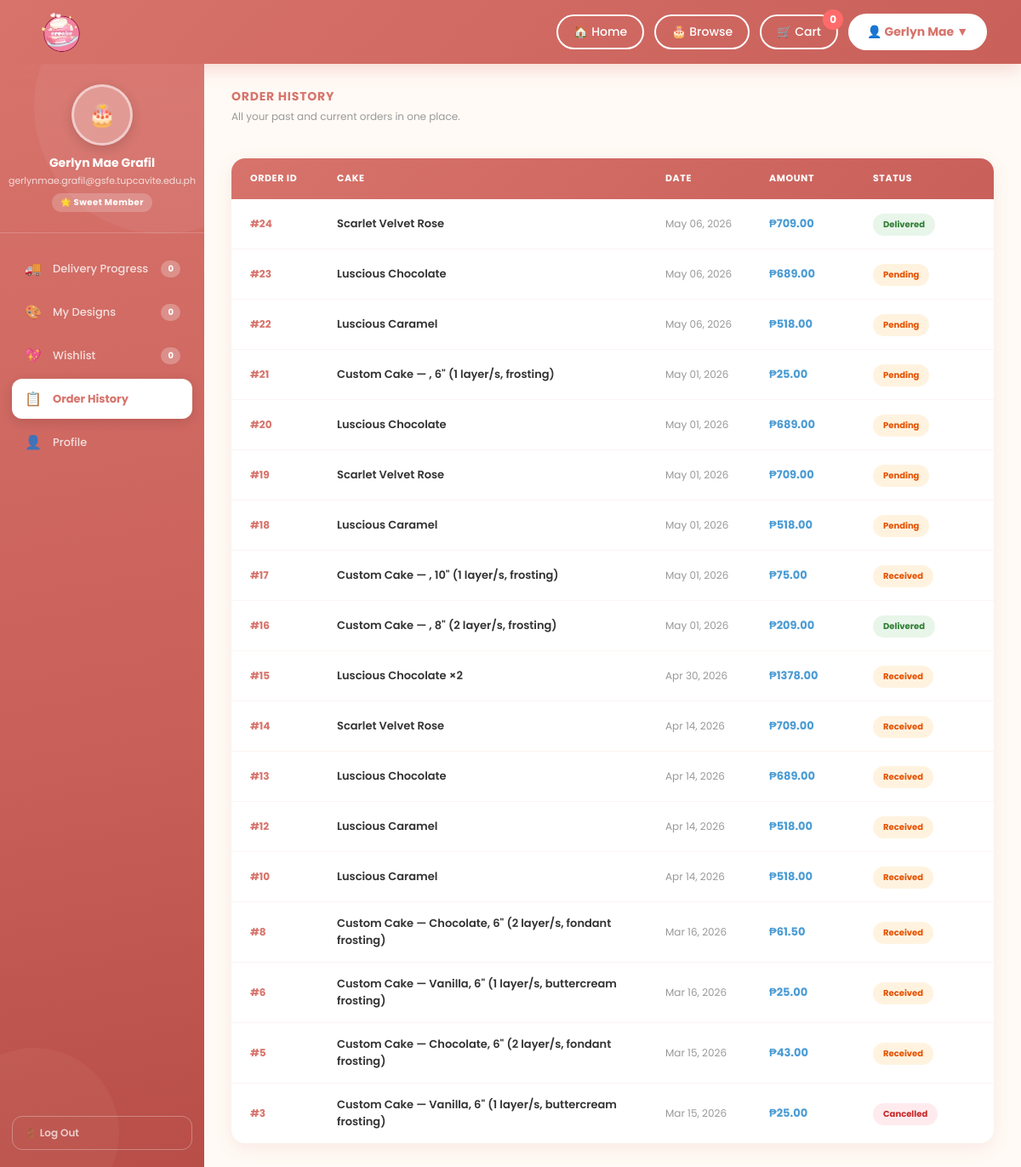
The page /order-history/ (signed in) on the database its author committed.
### creake/models.py (models this page shows, shortened)
class Order(models.Model):
    STATUS_CHOICES = [
        ('pending', 'Pending'),
        ('paid', 'Paid'),
        ('baking', 'Baking'),
        ('out_for_delivery', 'Out for Delivery'),
        ('delivered', 'Delivered'),
        ('received', 'Received'),
        ('cancelled', 'Cancelled'),
    ]
    CUSTOM_STATUS_CHOICES = [
        ('none', 'Not a Custom Cake'),
        ('pending', 'Pending Approval'),
        ('approved', 'Approved'),
        ('rejected', 'Rejected'),
    ]
    user       = models.ForeignKey(User, on_delete=models.CASCADE, null=True, blank=True)
    cake_name  = models.CharField(max_length=100, default='')
    quantity   = models.IntegerField(default=1)
    total      = models.DecimalField(max_digits=8, decimal_places=2, default=0)
    address    = models.TextField(default='')
    city       = models.CharField(max_length=100, default='')
    zip_code   = models.CharField(max_length=20, default='')
    status     = models.CharField(max_length=50, default='pending', choices=STATUS_CHOICES)
    phone = models.CharField(max_length=20, blank=True, default='')
    is_custom_cake  = models.BooleanField(default=False)
    custom_status   = models.CharField(max_length=20, choices=CUSTOM_STATUS_CHOICES, default='none')
    created_at        = models.DateTimeField(auto_now_add=True)
    paid_at           = models.DateTimeField(null=True, blank=True)
    baking_at         = models.DateTimeField(null=True, blank=True)
    delivered_at      = models.DateTimeField(null=True, blank=True)
    received_at       = models.DateTimeField(null=True, blank=True)
    rider_name        = models.CharField(max_length=100, blank=True, null=True)
    estimated_arrival = models.CharField(max_length=100, blank=True, null=True)
    step              = models.IntegerField(default=0)
    special_instructions = models.TextField(blank=True, null=True)
    class Meta:
        ordering = ['-created_at']
    def get_status_display(self):
        return dict(self.STATUS_CHOICES).get(self.status, 'Unknown')

### creake/views.py (the view)
# urls.py: path('order-history/', views.order_history, name='order_history'),
@login_required
def order_history(request):
    if request.user.is_staff:
        return redirect('creake:admin_dashboard')
    orders = Order.objects.filter(user=request.user).order_by('-created_at')
    return render(request, 'creake/order_history.html', {'orders': orders, 'total_orders': orders.count()})

### creake/templates/creake/order_history.html (shortened to what this page needs)
{% extends 'creake/base_dashboard.html' %}
{% block nav_history %}active{% endblock %}
{% block content %}
<div>
  <div class="section-title">Order History</div>
  <div class="section-sub">All your past and current orders in one place.</div>
</div>
{% if orders %}
<div class="history-table">
  <div class="ht-row ht-head">
    <div>Order ID</div>
    <div>Cake</div>
    <div>Date</div>
    <div>Amount</div>
    <div>Status</div>
  </div>
  {% for order in orders %}
  <div class="ht-row">
    <div class="ht-id">#{{ order.id }}</div>
    <div class="ht-name">{{ order.cake_name }}{% if order.quantity > 1 %} &times;{{ order.quantity }}{% endif %}</div>
    <div class="ht-date">{{ order.created_at|date:"M d, Y" }}</div>
    <div class="ht-amount">&#8369;{{ order.total }}</div>
    <div>
      <span class="status-pill
        {% if order.status == 'delivered' %}sp-delivered
        {% elif order.status == 'out_for_delivery' or order.status == 'transit' %}sp-transit
        {% elif order.status == 'baking' or order.status == 'preparing' %}sp-prep
        {% elif order.status == 'cancelled' %}sp-cancelled
        {% else %}sp-prep{% endif %}">
        {{ order.get_status_display }}
      </span>
    </div>
  </div>
  {% endfor %}
</div>
{% endif %}
{% endblock %}

### creake/templates/creake/base_dashboard.html (shortened to what this page needs)
{% load static %}
<!DOCTYPE html>
<html lang="en">
<head>
<link rel="stylesheet" href="{% static 'creake/css/dashboard.css' %}">
</head>
<body>
<header class="site-header">
  <div class="header-logo">
    <a href="{% url 'creake:index' %}">
      <img src="{% static 'creake/images/creaked.png' %}" alt="CREAKE">
    </a>
  </div>
  <nav class="header-nav">
    <a href="{% url 'creake:index' %}">&#127968; Home</a>
    <a href="{% url 'creake:index' %}#main-content">&#127874; Browse</a>
    <a class="cart-icon-btn" href="{% url 'creake:index' %}">&#128722; Cart<span class="cart-count">0</span></a>
    <div class="user-dropdown-wrap">
      <button class="user-nav-btn" onclick="toggleDropdown()">
        &#128100; {{ request.user.first_name|default:request.user.username }} &#9660;
      </button>
    </div>
  </nav>
</header>
<div class="db-page">
  <aside class="db-side">
    <div class="side-avatar">
      <div class="avatar-ring">&#127874;</div>
      <h3>{{ request.user.get_full_name|default:request.user.username }}</h3>
      <span>{{ request.user.email }}</span>
      <div class="side-badge">&#127775; Sweet Member</div>
    </div>
    <nav class="side-nav">
      <a class="nav-item {% block nav_delivery %}{% endblock %}" href="{% url 'creake:delivery' %}">
        <span class="nav-icon">&#128666;</span> Delivery Progress
        <span class="nav-badge">{{ active_orders_count|default:"0" }}</span>
      </a>
      <a class="nav-item {% block nav_designs %}{% endblock %}" href="{% url 'creake:my_designs' %}">
        <span class="nav-icon">&#127912;</span> My Designs
        <span class="nav-badge">{{ designs_count|default:"0" }}</span>
      </a>
      <a class="nav-item {% block nav_wishlist %}{% endblock %}" href="{% url 'creake:wishlist' %}">
        <span class="nav-icon">&#128150;</span> Wishlist
        <span class="nav-badge" id="wishlist-side-count">{{ wishlist_count|default:"0" }}</span>
      </a>
      <a class="nav-item {% block nav_history %}{% endblock %}" href="{% url 'creake:order_history' %}">
        <span class="nav-icon">&#128203;</span> Order History
      </a>
      <a class="nav-item {% block nav_profile %}{% endblock %}" href="{% url 'creake:profile' %}">
        <span class="nav-icon">&#128100;</span> Profile
      </a>
    </nav>
    <div class="side-bottom">
      <form method="post" action="{% url 'creake:logout' %}" style="margin:0;">
        <button type="submit" class="side-logout">&#128682; Log Out</button>
      </form>
    </div>
  </aside>
  <main class="db-main">
    <div class="db-body">
      {% block content %}{% endblock %}
    </div>
  </main>
</div>
</body>
</html>

### rows shown on the page
Order: id "24", cake_name "Scarlet Velvet Rose", created_at "May 06, 2026", total "709.00", status "Delivered"
Order: id "23", cake_name "Luscious Chocolate", created_at "May 06, 2026", total "689.00", status "Pending"
Order: id "22", cake_name "Luscious Caramel", created_at "May 06, 2026", total "518.00", status "Pending"
Order: id "21", cake_name "Custom Cake — , 6\" (1 layer/s, frosting)", created_at "May 01, 2026", total "25.00", status "Pending"
Order: id "20", cake_name "Luscious Chocolate", created_at "May 01, 2026", total "689.00", status "Pending"
Order: id "19", cake_name "Scarlet Velvet Rose", created_at "May 01, 2026", total "709.00", status "Pending"
Order: id "18", cake_name "Luscious Caramel", created_at "May 01, 2026", total "518.00", status "Pending"
Order: id "17", cake_name "Custom Cake — , 10\" (1 layer/s, frosting)", created_at "May 01, 2026", total "75.00", status "Received"
Order: id "16", cake_name "Custom Cake — , 8\" (2 layer/s, frosting)", created_at "May 01, 2026", total "209.00", status "Delivered"
Order: id "15", cake_name "Luscious Chocolate", quantity "2", created_at "Apr 30, 2026", total "1378.00", status "Received"
Order: id "14", cake_name "Scarlet Velvet Rose", created_at "Apr 14, 2026", total "709.00", status "Received"
Order: id "13", cake_name "Luscious Chocolate", created_at "Apr 14, 2026", total "689.00", status "Received"
Order: id "12", cake_name "Luscious Caramel", created_at "Apr 14, 2026", total "518.00", status "Received"
Order: id "10", cake_name "Luscious Caramel", created_at "Apr 14, 2026", total "518.00", status "Received"
Order: id "8", cake_name "Custom Cake — Chocolate, 6\" (2 layer/s, fondant frosting)", created_at "Mar 16, 2026", total "61.50", status "Received"
Order: id "6", cake_name "Custom Cake — Vanilla, 6\" (1 layer/s, buttercream frosting)", created_at "Mar 16, 2026", total "25.00", status "Received"
Order: id "5", cake_name "Custom Cake — Chocolate, 6\" (2 layer/s, fondant frosting)", created_at "Mar 15, 2026", total "43.00", status "Received"
Order: id "3", cake_name "Custom Cake — Vanilla, 6\" (1 layer/s, buttercream frosting)", created_at "Mar 15, 2026", total "25.00", status "Cancelled"

### other values the page prints
{{ request.user.first_name|default:request.user.username }} "Gerlyn Mae"
{{ request.user.get_full_name|default:request.user.username }} "Gerlyn Mae Grafil"
{{ request.user.email }} "gerlynmae.grafil@gsfe.tupcavite.edu.ph"
{{ active_orders_count|default:"0" }} "0"
{{ designs_count|default:"0" }} "0"
{{ wishlist_count|default:"0" }} "0"
